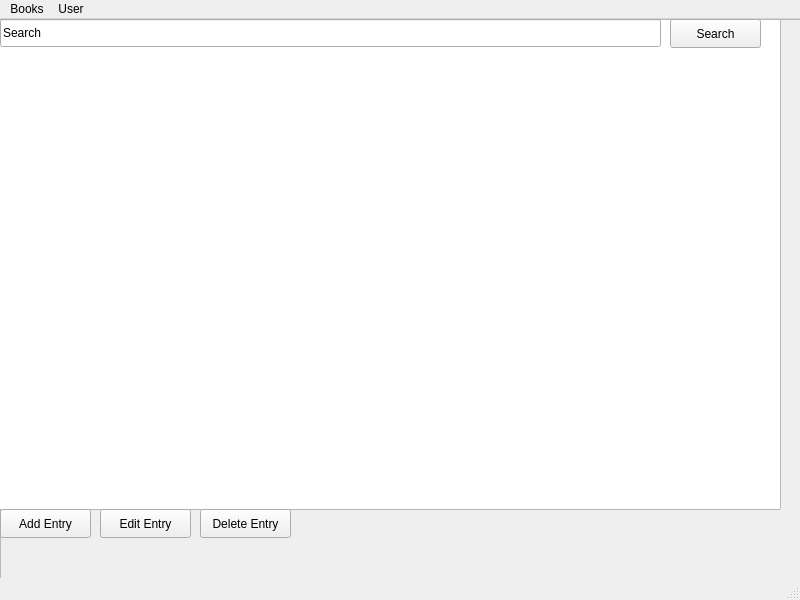
<?xml version="1.0" encoding="UTF-8"?>
<ui version="4.0">
 <class>MainWindow</class>
 <widget class="QMainWindow" name="MainWindow">
  <property name="geometry">
   <rect>
    <x>0</x>
    <y>0</y>
    <width>800</width>
    <height>600</height>
   </rect>
  </property>
  <property name="font">
   <font>
    <bold>false</bold>
   </font>
  </property>
  <property name="acceptDrops">
   <bool>true</bool>
  </property>
  <property name="windowTitle">
   <string>MainWindow</string>
  </property>
  <property name="windowOpacity">
   <double>1.000000000000000</double>
  </property>
  <widget class="QWidget" name="centralwidget">
   <widget class="QFrame" name="adminBooksFrame">
    <property name="geometry">
     <rect>
      <x>0</x>
      <y>0</y>
      <width>801</width>
      <height>571</height>
     </rect>
    </property>
    <property name="frameShape">
     <enum>QFrame::StyledPanel</enum>
    </property>
    <property name="frameShadow">
     <enum>QFrame::Raised</enum>
    </property>
    <widget class="QTableView" name="tableView">
     <property name="geometry">
      <rect>
       <x>-20</x>
       <y>0</y>
       <width>801</width>
       <height>491</height>
      </rect>
     </property>
    </widget>
    <widget class="QLineEdit" name="searchBar">
     <property name="geometry">
      <rect>
       <x>0</x>
       <y>0</y>
       <width>661</width>
       <height>28</height>
      </rect>
     </property>
     <property name="font">
      <font>
       <bold>false</bold>
      </font>
     </property>
     <property name="text">
      <string>Search</string>
     </property>
    </widget>
    <widget class="QPushButton" name="editButton">
     <property name="geometry">
      <rect>
       <x>100</x>
       <y>490</y>
       <width>91</width>
       <height>29</height>
      </rect>
     </property>
     <property name="text">
      <string>Edit Entry</string>
     </property>
    </widget>
    <widget class="QPushButton" name="addButton">
     <property name="geometry">
      <rect>
       <x>0</x>
       <y>490</y>
       <width>91</width>
       <height>29</height>
      </rect>
     </property>
     <property name="font">
      <font>
       <bold>false</bold>
      </font>
     </property>
     <property name="text">
      <string>Add Entry</string>
     </property>
    </widget>
    <widget class="QPushButton" name="searchButton">
     <property name="geometry">
      <rect>
       <x>670</x>
       <y>0</y>
       <width>91</width>
       <height>29</height>
      </rect>
     </property>
     <property name="text">
      <string>Search</string>
     </property>
    </widget>
    <widget class="QPushButton" name="deleteButton">
     <property name="geometry">
      <rect>
       <x>200</x>
       <y>490</y>
       <width>91</width>
       <height>29</height>
      </rect>
     </property>
     <property name="text">
      <string>Delete Entry</string>
     </property>
    </widget>
   </widget>
  </widget>
  <widget class="QMenuBar" name="menubar">
   <property name="geometry">
    <rect>
     <x>0</x>
     <y>0</y>
     <width>800</width>
     <height>26</height>
    </rect>
   </property>
   <widget class="QMenu" name="menuBooks">
    <property name="title">
     <string>Books</string>
    </property>
   </widget>
   <widget class="QMenu" name="menuUser">
    <property name="title">
     <string>User</string>
    </property>
   </widget>
   <addaction name="menuBooks"/>
   <addaction name="menuUser"/>
  </widget>
  <widget class="QStatusBar" name="statusbar"/>
 </widget>
 <resources/>
 <connections/>
</ui>
